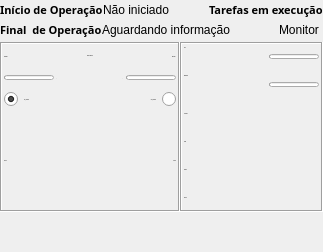
            <widget class="QWidget" name="tab_3">
             <attribute name="title">
              <string>Monitor</string>
             </attribute>
             <layout class="QGridLayout" name="gridLayout_27">
              <property name="leftMargin">
               <number>0</number>
              </property>
              <property name="topMargin">
               <number>0</number>
              </property>
              <property name="rightMargin">
               <number>0</number>
              </property>
              <property name="bottomMargin">
               <number>0</number>
              </property>
              <property name="verticalSpacing">
               <number>2</number>
              </property>
              <item row="0" column="0">
               <layout class="QVBoxLayout" name="verticalLayout_7">
                <item>
                 <layout class="QHBoxLayout" name="horizontalLayout_2">
                  <item>
                   <widget class="QLabel" name="label_inicio">
                    <property name="font">
                     <font>
                      <family>DroidSans</family>
                      <pointsize>8</pointsize>
                      <weight>75</weight>
                      <italic>false</italic>
                      <bold>true</bold>
                     </font>
                    </property>
                    <property name="styleSheet">
                     <string notr="true">font: bold 8pt &quot;DroidSans&quot;;</string>
                    </property>
                    <property name="text">
                     <string>Início de Operação</string>
                    </property>
                   </widget>
                  </item>
                  <item>
                   <widget class="QLabel" name="label_time_inicio">
                    <property name="text">
                     <string>Não iniciado</string>
                    </property>
                   </widget>
                  </item>
                  <item>
                   <spacer name="horizontalSpacer_3">
                    <property name="orientation">
                     <enum>Qt::Horizontal</enum>
                    </property>
                    <property name="sizeHint" stdset="0">
                     <size>
                      <width>40</width>
                      <height>20</height>
                     </size>
                    </property>
                   </spacer>
                  </item>
                  <item>
                   <widget class="QLabel" name="label_executing_text">
                    <property name="font">
                     <font>
                      <family>DroidSans</family>
                      <pointsize>8</pointsize>
                      <weight>75</weight>
                      <italic>false</italic>
                      <bold>true</bold>
                     </font>
                    </property>
                    <property name="styleSheet">
                     <string notr="true">font: bold 8pt &quot;DroidSans&quot;;</string>
                    </property>
                    <property name="text">
                     <string>Tarefas em execução</string>
                    </property>
                   </widget>
                  </item>
                 </layout>
                </item>
                <item>
                 <layout class="QHBoxLayout" name="horizontalLayout_3">
                  <item>
                   <widget class="QLabel" name="label_final">
                    <property name="font">
                     <font>
                      <family>DroidSans</family>
                      <pointsize>8</pointsize>
                      <weight>75</weight>
                      <italic>false</italic>
                      <bold>true</bold>
                     </font>
                    </property>
                    <property name="styleSheet">
                     <string notr="true">font: bold 8pt &quot;DroidSans&quot;;</string>
                    </property>
                    <property name="text">
                     <string>Final  de Operação</string>
                    </property>
                   </widget>
                  </item>
                  <item>
                   <widget class="QLabel" name="label_time_final">
                    <property name="text">
                     <string>Aguardando informação</string>
                    </property>
                   </widget>
                  </item>
                  <item>
                   <spacer name="horizontalSpacer_16">
                    <property name="orientation">
                     <enum>Qt::Horizontal</enum>
                    </property>
                    <property name="sizeHint" stdset="0">
                     <size>
                      <width>40</width>
                      <height>20</height>
                     </size>
                    </property>
                   </spacer>
                  </item>
                  <item>
                   <widget class="QLabel" name="label_executing_tasks">
                    <property name="text">
                     <string>Monitor </string>
                    </property>
                   </widget>
                  </item>
                 </layout>
                </item>
               </layout>
              </item>
              <item row="1" column="0">
               <layout class="QVBoxLayout" name="verticalLayout_9">
                <item>
                 <layout class="QGridLayout" name="gridLayout_29">
                  <item row="0" column="1">
                   <widget class="QFrame" name="frame_7">
                    <property name="frameShape">
                     <enum>QFrame::Box</enum>
                    </property>
                    <property name="frameShadow">
                     <enum>QFrame::Sunken</enum>
                    </property>
                    <layout class="QGridLayout" name="gridLayout_24">
                     <property name="leftMargin">
                      <number>2</number>
                     </property>
                     <property name="topMargin">
                      <number>2</number>
                     </property>
                     <property name="rightMargin">
                      <number>2</number>
                     </property>
                     <property name="bottomMargin">
                      <number>2</number>
                     </property>
                     <item row="0" column="0">
                      <layout class="QGridLayout" name="gridLayout_26">
                       <item row="3" column="0">
                        <layout class="QGridLayout" name="gridLayout_31">
                         <item row="1" column="0">
                          <widget class="QLabel" name="label_memory_usage">
                           <property name="minimumSize">
                            <size>
                             <width>0</width>
                             <height>22</height>
                            </size>
                           </property>
                           <property name="font">
                            <font>
                             <family>DroidSans</family>
                             <pointsize>-1</pointsize>
                             <weight>50</weight>
                             <italic>false</italic>
                             <bold>false</bold>
                            </font>
                           </property>
                           <property name="text">
                            <string>Memória</string>
                           </property>
                           <property name="alignment">
                            <set>Qt::AlignLeading|Qt::AlignLeft|Qt::AlignTop</set>
                           </property>
                          </widget>
                         </item>
                         <item row="1" column="1">
                          <widget class="QProgressBar" name="progressBar_mem">
                           <property name="minimumSize">
                            <size>
                             <width>0</width>
                             <height>5</height>
                            </size>
                           </property>
                           <property name="maximumSize">
                            <size>
                             <width>50</width>
                             <height>5</height>
                            </size>
                           </property>
                           <property name="styleSheet">
                            <string notr="true"/>
                           </property>
                           <property name="value">
                            <number>0</number>
                           </property>
                           <property name="textVisible">
                            <bool>false</bool>
                           </property>
                          </widget>
                         </item>
                        </layout>
                       </item>
                       <item row="7" column="0">
                        <widget class="QLabel" name="label_mem_cache">
                         <property name="minimumSize">
                          <size>
                           <width>0</width>
                           <height>22</height>
                          </size>
                         </property>
                         <property name="font">
                          <font>
                           <family>DroidSans</family>
                           <pointsize>-1</pointsize>
                           <weight>50</weight>
                           <italic>false</italic>
                           <bold>false</bold>
                          </font>
                         </property>
                         <property name="text">
                          <string>Cache     </string>
                         </property>
                        </widget>
                       </item>
                       <item row="4" column="0">
                        <widget class="QLabel" name="label_cpus_number">
                         <property name="minimumSize">
                          <size>
                           <width>0</width>
                           <height>22</height>
                          </size>
                         </property>
                         <property name="font">
                          <font>
                           <family>DroidSans</family>
                           <pointsize>-1</pointsize>
                           <weight>50</weight>
                           <italic>false</italic>
                           <bold>false</bold>
                          </font>
                         </property>
                         <property name="text">
                          <string>Núcleos</string>
                         </property>
                        </widget>
                       </item>
                       <item row="1" column="0">
                        <layout class="QGridLayout" name="gridLayout_30">
                         <item row="1" column="2">
                          <widget class="QProgressBar" name="progressBar_cpu">
                           <property name="sizePolicy">
                            <sizepolicy hsizetype="Expanding" vsizetype="Fixed">
                             <horstretch>0</horstretch>
                             <verstretch>0</verstretch>
                            </sizepolicy>
                           </property>
                           <property name="minimumSize">
                            <size>
                             <width>0</width>
                             <height>5</height>
                            </size>
                           </property>
                           <property name="maximumSize">
                            <size>
                             <width>50</width>
                             <height>5</height>
                            </size>
                           </property>
                           <property name="styleSheet">
                            <string notr="true"/>
                           </property>
                           <property name="value">
                            <number>0</number>
                           </property>
                           <property name="alignment">
                            <set>Qt::AlignRight|Qt::AlignTrailing|Qt::AlignVCenter</set>
                           </property>
                           <property name="textVisible">
                            <bool>false</bool>
                           </property>
                          </widget>
                         </item>
                         <item row="1" column="0">
                          <widget class="QLabel" name="label_cpu_usage">
                           <property name="minimumSize">
                            <size>
                             <width>0</width>
                             <height>22</height>
                            </size>
                           </property>
                           <property name="maximumSize">
                            <size>
                             <width>30</width>
                             <height>16777215</height>
                            </size>
                           </property>
                           <property name="font">
                            <font>
                             <family>DroidSans</family>
                             <pointsize>-1</pointsize>
                             <weight>50</weight>
                             <italic>false</italic>
                             <bold>false</bold>
                            </font>
                           </property>
                           <property name="text">
                            <string>CPU</string>
                           </property>
                           <property name="alignment">
                            <set>Qt::AlignLeading|Qt::AlignLeft|Qt::AlignTop</set>
                           </property>
                          </widget>
                         </item>
                         <item row="1" column="1">
                          <spacer name="horizontalSpacer_7">
                           <property name="orientation">
                            <enum>Qt::Horizontal</enum>
                           </property>
                           <property name="sizeHint" stdset="0">
                            <size>
                             <width>40</width>
                             <height>20</height>
                            </size>
                           </property>
                          </spacer>
                         </item>
                        </layout>
                       </item>
                       <item row="6" column="0">
                        <widget class="QLabel" name="label_mem_used">
                         <property name="minimumSize">
                          <size>
                           <width>0</width>
                           <height>22</height>
                          </size>
                         </property>
                         <property name="font">
                          <font>
                           <family>DroidSans</family>
                           <pointsize>-1</pointsize>
                           <weight>50</weight>
                           <italic>false</italic>
                           <bold>false</bold>
                          </font>
                         </property>
                         <property name="text">
                          <string>Usada   </string>
                         </property>
                        </widget>
                       </item>
                       <item row="5" column="0">
                        <widget class="QLabel" name="label_mem_total">
                         <property name="minimumSize">
                          <size>
                           <width>0</width>
                           <height>22</height>
                          </size>
                         </property>
                         <property name="font">
                          <font>
                           <family>DroidSans</family>
                           <pointsize>-1</pointsize>
                           <weight>50</weight>
                           <italic>false</italic>
                           <bold>false</bold>
                          </font>
                         </property>
                         <property name="frameShadow">
                          <enum>QFrame::Plain</enum>
                         </property>
                         <property name="text">
                          <string>Total      </string>
                         </property>
                        </widget>
                       </item>
                      </layout>
                     </item>
                    </layout>
                   </widget>
                  </item>
                  <item row="0" column="0">
                   <widget class="QFrame" name="frame_6">
                    <property name="frameShape">
                     <enum>QFrame::Box</enum>
                    </property>
                    <property name="frameShadow">
                     <enum>QFrame::Sunken</enum>
                    </property>
                    <layout class="QGridLayout" name="gridLayout_8">
                     <property name="leftMargin">
                      <number>2</number>
                     </property>
                     <property name="topMargin">
                      <number>2</number>
                     </property>
                     <property name="rightMargin">
                      <number>2</number>
                     </property>
                     <property name="bottomMargin">
                      <number>2</number>
                     </property>
                     <item row="0" column="0">
                      <layout class="QGridLayout" name="gridLayout_25">
                       <property name="spacing">
                        <number>2</number>
                       </property>
                       <item row="0" column="0">
                        <layout class="QGridLayout" name="gridLayout_33">
                         <item row="0" column="1">
                          <spacer name="horizontalSpacer_9">
                           <property name="orientation">
                            <enum>Qt::Horizontal</enum>
                           </property>
                           <property name="sizeHint" stdset="0">
                            <size>
                             <width>40</width>
                             <height>20</height>
                            </size>
                           </property>
                          </spacer>
                         </item>
                         <item row="0" column="2">
                          <widget class="QPushButton" name="pushButton_show_data">
                           <property name="minimumSize">
                            <size>
                             <width>72</width>
                             <height>19</height>
                            </size>
                           </property>
                           <property name="font">
                            <font>
                             <family>DroidSans</family>
                             <pointsize>-1</pointsize>
                             <weight>50</weight>
                             <italic>false</italic>
                             <bold>false</bold>
                            </font>
                           </property>
                           <property name="styleSheet">
                            <string notr="true"/>
                           </property>
                           <property name="text">
                            <string>Exibir dados</string>
                           </property>
                           <property name="flat">
                            <bool>true</bool>
                           </property>
                          </widget>
                         </item>
                         <item row="0" column="4">
                          <widget class="QLabel" name="label_monitor_dst">
                           <property name="font">
                            <font>
                             <family>DroidSans</family>
                             <pointsize>-1</pointsize>
                             <weight>50</weight>
                             <italic>false</italic>
                             <bold>false</bold>
                            </font>
                           </property>
                           <property name="text">
                            <string>Destino</string>
                           </property>
                          </widget>
                         </item>
                         <item row="0" column="3">
                          <spacer name="horizontalSpacer_12">
                           <property name="orientation">
                            <enum>Qt::Horizontal</enum>
                           </property>
                           <property name="sizeHint" stdset="0">
                            <size>
                             <width>40</width>
                             <height>20</height>
                            </size>
                           </property>
                          </spacer>
                         </item>
                         <item row="0" column="0">
                          <widget class="QLabel" name="label_monitor_src">
                           <property name="font">
                            <font>
                             <family>DroidSans</family>
                             <pointsize>-1</pointsize>
                             <weight>50</weight>
                             <italic>false</italic>
                             <bold>false</bold>
                            </font>
                           </property>
                           <property name="text">
                            <string>Origem</string>
                           </property>
                          </widget>
                         </item>
                        </layout>
                       </item>
                       <item row="3" column="0">
                        <layout class="QGridLayout" name="gridLayout_28">
                         <item row="0" column="2">
                          <widget class="QLabel" name="label_serial_monitor_dst">
                           <property name="minimumSize">
                            <size>
                             <width>0</width>
                             <height>0</height>
                            </size>
                           </property>
                           <property name="maximumSize">
                            <size>
                             <width>100</width>
                             <height>16777215</height>
                            </size>
                           </property>
                           <property name="font">
                            <font>
                             <family>DroidSans</family>
                             <pointsize>-1</pointsize>
                             <weight>50</weight>
                             <italic>false</italic>
                             <bold>false</bold>
                            </font>
                           </property>
                           <property name="layoutDirection">
                            <enum>Qt::LeftToRight</enum>
                           </property>
                           <property name="text">
                            <string>Serial</string>
                           </property>
                           <property name="alignment">
                            <set>Qt::AlignRight|Qt::AlignTrailing|Qt::AlignVCenter</set>
                           </property>
                          </widget>
                         </item>
                         <item row="0" column="0">
                          <widget class="QLabel" name="label_serial_monitor_src">
                           <property name="minimumSize">
                            <size>
                             <width>0</width>
                             <height>0</height>
                            </size>
                           </property>
                           <property name="maximumSize">
                            <size>
                             <width>100</width>
                             <height>16777215</height>
                            </size>
                           </property>
                           <property name="font">
                            <font>
                             <family>DroidSans</family>
                             <pointsize>-1</pointsize>
                             <weight>50</weight>
                             <italic>false</italic>
                             <bold>false</bold>
                            </font>
                           </property>
                           <property name="text">
                            <string>Serial</string>
                           </property>
                          </widget>
                         </item>
                         <item row="0" column="1">
                          <spacer name="horizontalSpacer_10">
                           <property name="orientation">
                            <enum>Qt::Horizontal</enum>
                           </property>
                           <property name="sizeHint" stdset="0">
                            <size>
                             <width>40</width>
                             <height>20</height>
                            </size>
                           </property>
                          </spacer>
                         </item>
                        </layout>
                       </item>
                       <item row="2" column="0">
                        <layout class="QGridLayout" name="gridLayout_34">
                         <item row="0" column="0">
                          <widget class="QRadioButton" name="radioButton_show_src_data">
                           <property name="minimumSize">
                            <size>
                             <width>0</width>
                             <height>0</height>
                            </size>
                           </property>
                           <property name="font">
                            <font>
                             <family>DroidSans</family>
                             <pointsize>-1</pointsize>
                             <weight>50</weight>
                             <italic>false</italic>
                             <bold>false</bold>
                            </font>
                           </property>
                           <property name="text">
                            <string>src_combo</string>
                           </property>
                           <property name="checked">
                            <bool>true</bool>
                           </property>
                          </widget>
                         </item>
                         <item row="0" column="1">
                          <spacer name="horizontalSpacer_8">
                           <property name="orientation">
                            <enum>Qt::Horizontal</enum>
                           </property>
                           <property name="sizeHint" stdset="0">
                            <size>
                             <width>40</width>
                             <height>20</height>
                            </size>
                           </property>
                          </spacer>
                         </item>
                         <item row="0" column="2">
                          <widget class="QRadioButton" name="radioButton_show_dst_data">
                           <property name="minimumSize">
                            <size>
                             <width>0</width>
                             <height>0</height>
                            </size>
                           </property>
                           <property name="font">
                            <font>
                             <family>DroidSans</family>
                             <pointsize>-1</pointsize>
                             <weight>50</weight>
                             <italic>false</italic>
                             <bold>false</bold>
                            </font>
                           </property>
                           <property name="layoutDirection">
                            <enum>Qt::RightToLeft</enum>
                           </property>
                           <property name="text">
                            <string>dst_combo</string>
                           </property>
                          </widget>
                         </item>
                        </layout>
                       </item>
                       <item row="1" column="0">
                        <layout class="QGridLayout" name="gridLayout_32">
                         <item row="0" column="2">
                          <spacer name="horizontalSpacer_11">
                           <property name="orientation">
                            <enum>Qt::Horizontal</enum>
                           </property>
                           <property name="sizeHint" stdset="0">
                            <size>
                             <width>40</width>
                             <height>20</height>
                            </size>
                           </property>
                          </spacer>
                         </item>
                         <item row="0" column="0">
                          <widget class="QProgressBar" name="progressBar_src_space">
                           <property name="minimumSize">
                            <size>
                             <width>0</width>
                             <height>5</height>
                            </size>
                           </property>
                           <property name="maximumSize">
                            <size>
                             <width>50</width>
                             <height>5</height>
                            </size>
                           </property>
                           <property name="styleSheet">
                            <string notr="true"/>
                           </property>
                           <property name="value">
                            <number>0</number>
                           </property>
                           <property name="textVisible">
                            <bool>false</bool>
                           </property>
                          </widget>
                         </item>
                         <item row="0" column="4">
                          <widget class="QProgressBar" name="progressBar_dst_space">
                           <property name="minimumSize">
                            <size>
                             <width>0</width>
                             <height>5</height>
                            </size>
                           </property>
                           <property name="maximumSize">
                            <size>
                             <width>50</width>
                             <height>5</height>
                            </size>
                           </property>
                           <property name="styleSheet">
                            <string notr="true"/>
                           </property>
                           <property name="value">
                            <number>0</number>
                           </property>
                           <property name="textVisible">
                            <bool>false</bool>
                           </property>
                          </widget>
                         </item>
                         <item row="0" column="3">
                          <widget class="QLabel" name="label_pbar_mon_dst">
                           <property name="font">
                            <font>
                             <family>DroidSans</family>
                             <pointsize>-1</pointsize>
                             <weight>50</weight>
                             <italic>false</italic>
                             <bold>false</bold>
                            </font>
                           </property>
                           <property name="text">
                            <string>-</string>
                           </property>
                          </widget>
                         </item>
                         <item row="0" column="1">
                          <widget class="QLabel" name="label_pbar_mon_src">
                           <property name="minimumSize">
                            <size>
                             <width>0</width>
                             <height>0</height>
                            </size>
                           </property>
                           <property name="font">
                            <font>
                             <family>DroidSans</family>
                             <pointsize>-1</pointsize>
                             <weight>50</weight>
                             <italic>false</italic>
                             <bold>false</bold>
                            </font>
                           </property>
                           <property name="text">
                            <string>-</string>
                           </property>
                          </widget>
                         </item>
                        </layout>
                       </item>
                      </layout>
                     </item>
                    </layout>
                   </widget>
                  </item>
                 </layout>
                </item>
               </layout>
              </item>
              <item row="2" column="0">
               <spacer name="verticalSpacer_4">
                <property name="orientation">
                 <enum>Qt::Vertical</enum>
                </property>
                <property name="sizeHint" stdset="0">
                 <size>
                  <width>20</width>
                  <height>40</height>
                 </size>
                </property>
               </spacer>
              </item>
             </layout>
            </widget>
